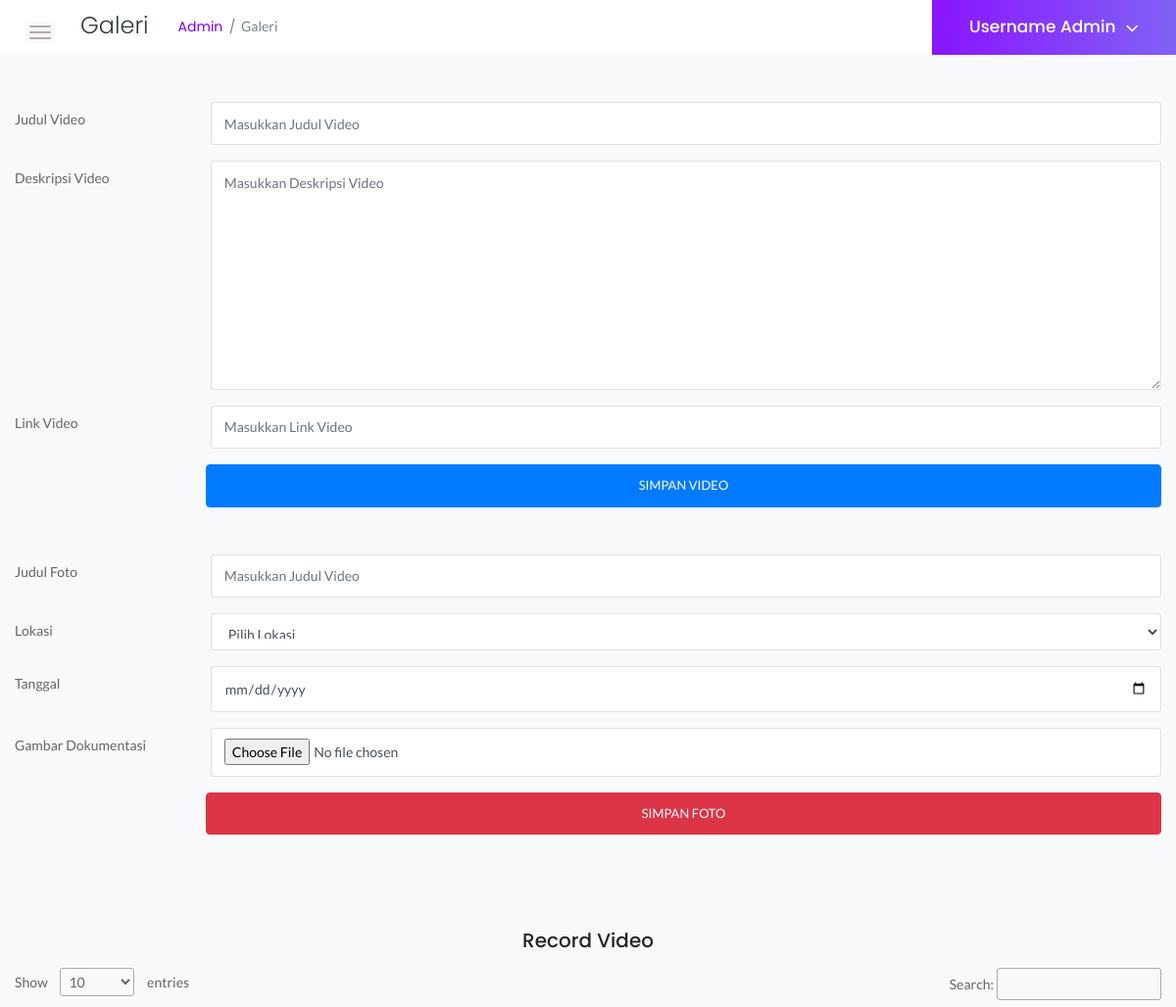
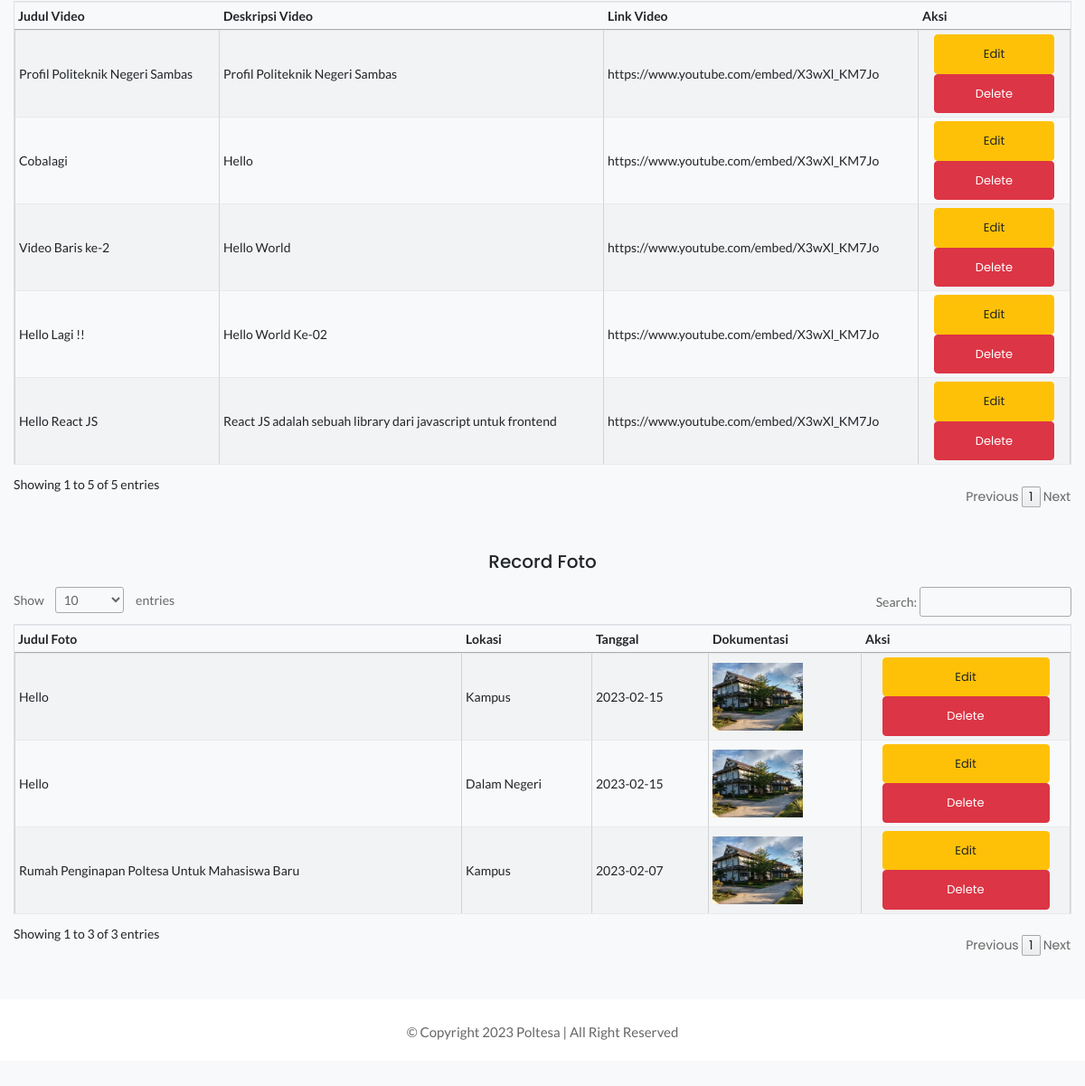
The page /admin/galeri.php on the database its author committed (2 pictures, top to bottom).
### tables this page shows
CREATE TABLE `tb_video` (
  `id` int(11) NOT NULL,
  `judul_video` varchar(50) DEFAULT NULL,
  `deskripsi` text DEFAULT NULL,
  `link` varchar(100) DEFAULT NULL
);

CREATE TABLE `tb_foto` (
  `id` int(11) NOT NULL,
  `judul_foto` varchar(50) DEFAULT NULL,
  `lokasi` varchar(30) DEFAULT NULL,
  `tanggal` date DEFAULT NULL,
  `gambar` varchar(50) DEFAULT NULL
);

### helpers/helpers.php (called while the page is built)
<?php
function enkripsiUrl($action, $string)
{
    $output = false;
    $encrypt_method = "AES-256-CBC";
    $secret_key = 'adminkerjasama';
    $secret_iv = 'poltesa@info.ac.id';
    $key = hash('sha256', $secret_key);
    $iv = substr(hash('sha256', $secret_iv), 0, 16);
    if ($action == 'encrypt') {
        $output = openssl_encrypt($string, $encrypt_method, $key, 0, $iv);
        $output = base64_encode($output);
    } else if ($action == 'decrypt') {
        $output = openssl_decrypt(base64_decode($string), $encrypt_method, $key, 0, $iv);
    }
    return $output;
}

### admin/galeri.php (the view, shortened to what this page needs)
<?php
require_once "../helpers/helpers.php";
$hostname       = "localhost";
$user           = "root";
$pwd            = "";
$db             = "kerjasama";
$judul_video    = "";
$deskripsi      = "";
$link           = "";
$judul_foto     = "";
$tanggal        = "";
$koneksi = mysqli_connect($hostname, $user, $pwd, $db);
?>
<!doctype html>
<html class="no-js" lang="en">
<head>
    <link rel="stylesheet" href="../admin/assets/css/bootstrap.min.css">
    <link rel="stylesheet" href="../admin/assets/css/font-awesome.min.css">
    <link rel="stylesheet" href="../admin/assets/css/themify-icons.css">
    <link rel="stylesheet" href="../admin/assets/css/metisMenu.css">
    <link rel="stylesheet" href="../admin/assets/css/owl.carousel.min.css">
    <link rel="stylesheet" href="../admin/assets/css/slicknav.min.css">
    <link rel="stylesheet" href="https://cdn.datatables.net/1.13.1/css/jquery.dataTables.min.css">
    <link rel="stylesheet" href="https://www.amcharts.com/lib/3/plugins/export/export.css" type="text/css" media="all" />
    <link rel="stylesheet" href="../admin/assets/css/typography.css">
    <link rel="stylesheet" href="../admin/assets/css/default-css.css">
    <link rel="stylesheet" href="../admin/assets/css/styles.css">
    <link rel="stylesheet" href="../admin/assets/css/responsive.css">
</head>
<body>
    <div class="page-container">
        <div class="form">
            <div class="page-title-area">
                <div class="row align-items-center">
                    <div class="col-sm-6">
                        <div class="breadcrumbs-area clearfix">
                            <div class="nav-btn pull-left">
                                <span></span>
                                <span></span>
                                <span></span>
                            </div>
                            <h4 class="page-title pull-left">Galeri</h4>
                            <ul class="breadcrumbs pull-left">
                                <li><a href="index.html">Admin</a></li>
                                <li><span>Galeri</span></li>
                            </ul>
                        </div>
                    </div>
                    <div class="col-sm-6 clearfix">
                        <div class="user-profile pull-right">
                            <h4 class="user-name dropdown-toggle" data-toggle="dropdown">Username Admin<i class="fa fa-angle-down"></i></h4>
                        </div>
                    </div>
                </div>
            </div>
        </div>
        <section id="tambah-data" class="py-5 bg-light">
            <div class="container-fluid">
                <form method="post">
                    <div class="row mb-3">
                        <label for="judul-video" class="col-sm-2 col-form-label">Judul Video</label>
                        <div class="col-sm-10">
                            <input type="text" class="form-control" id="judul-video" name="judul-video" placeholder="Masukkan Judul Video" required value="<?php echo $judul_video ?>">
                        </div>
                    </div>
                    <div class="row mb-3">
                        <label for="deskripsi" class="col-sm-2 col-form-label">Deskripsi Video</label>
                        <div class="col-sm-10">
                            <textarea type="textarea" rows="10" class="form-control" id="deskripsi" name="deskripsi" placeholder="Masukkan Deskripsi Video" required><?php echo $deskripsi ?></textarea>
                        </div>
                    </div>
                    <div class="row mb-3">
                        <label for="link" class="col-sm-2 col-form-label">Link Video</label>
                        <div class="col-sm-10">
                            <input type="text" class="form-control" id="link" name="link" placeholder="Masukkan Link Video" required value="<?php echo $link ?>">
                        </div>
                    </div>
                    <input type="submit" value="Simpan Video" name="simpan-video" class="btn btn-primary text-uppercase col-lg-10 col-12 offset-lg-2">
                </form>
                <form action="" method="post" class="py-5" enctype="multipart/form-data">
                    <div class="row mb-3">
                        <label for="judul_foto" class="col-sm-2 col-form-label">Judul Foto</label>
                        <div class="col-sm-10">
                            <input type="text" class="form-control" id="judul_foto" name="judul_foto" placeholder="Masukkan Judul Video" required value="<?php echo $judul_foto ?>">
                        </div>
                    </div>
                    <div class="row mb-3">
                        <label for="lokasi" class="col-sm-2 col-form-label">Lokasi</label>
                        <div class="col-sm-10">
                            <select class="form-control form-select" name="lokasi" id="lokasi" required>
                                <option selected disabled value="">Pilih Lokasi</option>
                            </select>
                        </div>
                    </div>
                    <div class="row mb-3">
                        <label for="tanggal" class="col-sm-2 col-form-label">Tanggal</label>
                        <div class="col-sm-10">
                            <input type="date" name="tanggal" id="tanggal" class="form-control" required value="<?php echo $tanggal ?>">
                        </div>
                    </div>
                    <div class="row mb-3">
                        <label for="gambar" class="col-sm-2 col-form-label">Gambar Dokumentasi</label>
                        <div class="col-sm-10">
                            <input type="file" name="gambar" id="gambar" class="form-control" required>
                        </div>
                    </div>
                    <input type="submit" value="Simpan Foto" name="simpan-foto" class="btn btn-danger text-uppercase col-lg-10 col-12 offset-lg-2">
                </form>
            </div>
            <section id="record" class="my-5 container-lg">
                <div class="container-fluid">
                    <h5 class="text-center mb-3">Record Video</h5>
                    <table id="video" class="hover display compact border cell-border stripe">
                        <thead>
                            <tr>
                                <th>Judul Video</th>
                                <th>Deskripsi Video</th>
                                <th>Link Video</th>
                                <th>Aksi</th>
                            </tr>
                        </thead>
                        <tbody>
                            <?php
                            $sql   = "SELECT * FROM tb_video ORDER BY id";
                            $query    = mysqli_query($koneksi, $sql);
                            while ($q = mysqli_fetch_array($query)) {
                                $id             = $q['id'];
                                $id             = enkripsiUrl('encrypt', $id);
                                $judul_video    = $q['judul_video'];
                                $deskripsi      = $q['deskripsi'];
                                $link           = $q['link'];
                            ?>
                                <tr class="text-start text-wrap">
                                    <td scope="row"><?php echo $judul_video ?></td>
                                    <td scope="row"><?php echo $deskripsi ?></td>
                                    <td scope="row"><?php echo $link ?></td>
                                    <td class="text-center">
                                        <a href="galeri?op=edit-video&id=<?php echo $id ?>">
                                            <button type="button" name="edit-video" class="col-10 btn btn-warning">Edit</button>
                                        </a>
                                        <a href="galeri?op=hapus-video&id=<?php echo $id ?>" onclick="return confirm('Apakah yakin mau delete video?')">
                                            <button type="button" name="hapus-video" class="col-10 btn btn-danger">Delete</button>
                                        </a>
                                    </td>
                                </tr>
                            <?php
                            }
                            ?>
                        </tbody>
                    </table>
                </div>
                <section id="record" class="my-5">
                    <div class="container-fluid">
                        <h5 class="text-center mb-3">Record Foto</h5>
                        <table id="foto" class="hover display compact border cell-border stripe">
                            <thead>
                                <tr>
                                    <th>Judul Foto</th>
                                    <th>Lokasi</th>
                                    <th>Tanggal</th>
                                    <th>Dokumentasi</th>
                                    <th>Aksi</th>
                                </tr>
                            </thead>
                            <tbody>
                                <?php
                                $sql   = "SELECT * FROM tb_foto ORDER BY id";
                                $query    = mysqli_query($koneksi, $sql);
                                while ($q = mysqli_fetch_array($query)) {
                                    $id                 = $q['id'];
                                    $id                 = enkripsiUrl('encrypt', $id);
                                    $judul_foto         = $q['judul_foto'];
                                    $lokasi             = $q['lokasi'];
                                    $tanggal            = $q['tanggal'];
                                    $gambar             = $q['gambar'];
                                ?>
                                    <tr class="text-start text-wrap">
                                        <td scope="row"><?php echo $judul_foto ?></td>
                                        <td scope="row"><?php echo $lokasi ?></td>
                                        <td scope="row"><?php echo $tanggal ?></td>
                                        <td scope="row">
                                            <img src="../admin/assets/upload/galeri/<?php echo $gambar ?>" style="width: 100px;" class="img-fluid">
                                        </td>
                                        <td class="text-center">
                                            <a href="galeri?op=edit-foto&id=<?php echo $id ?>">
                                                <button type="button" name="edit-foto" class="col-10 btn btn-warning">Edit</button>
                                            </a>
                                            <a href="galeri?op=hapus-foto&id=<?php echo $id ?>" onclick="return confirm('Apakah yakin mau delete data?')">
                                                <button type="button" name="hapus-foto" class="col-10 btn btn-danger">Delete</button>
                                            </a>
                                        </td>
                                    </tr>
                                <?php
                                }
                                ?>
                            </tbody>
                        </table>
                    </div>
                </section>
            </section>
            <footer>
                <div class="footer-area">
                    <p>© Copyright 2023 Poltesa | All Right Reserved</p>
                </div>
            </footer>
    </div>
</body>
</html>

### admin/assets/css/styles.css (style rules this page uses)
.page-container { width: 100%; height: 100%; min-height: 100vh; padding-left: 280px; -webkit-transition: padding-left 0.3s ease 0s; transition: padding-left 0.3s ease 0s; }
.sbar_collapsed.page-container { padding-left: 0; }
.nav-btn { margin: 10px 30px 0 0; cursor: pointer; }
.nav-btn span { display: block; width: 22px; height: 2px; background: #b3aaaa; margin: 4px 0; border-radius: 15px; -webkit-transition: all 0.3s ease 0s; transition: all 0.3s ease 0s; box-shadow: 0 0 0 4px rgba(99, 96, 96, 0.03); }
.nav-btn span:nth-child(2) { opacity: 0; }
.nav-btn span:first-child { -webkit-transform: rotate(45deg)translate(5px, 5px); transform: rotate(45deg)translate(5px, 5px); }
.nav-btn span:last-child { -webkit-transform: rotate(-45deg)translate(3px, -3px); transform: rotate(-45deg)translate(3px, -3px); }
.sbar_collapsed .nav-btn span { transform: none; opacity: 1; }
.page-title-area { padding: 0 30px; background: #fff; }
.page-title-area:before { content: ''; left: 0; top: 50%; width: 4px; height: 36px; -webkit-transform: translateY(-50%); transform: translateY(-50%); }
.page-title { font-size: 24px; font-weight: 300; color: #313b3d; letter-spacing: 0; margin-right: 30px; }
ul.breadcrumbs { margin-top: 4px; }
.breadcrumbs li { display: inline-block; }
.breadcrumbs li a, .breadcrumbs li span { display: block; font-size: 14px; font-weight: 400; color: #7801ff; letter-spacing: 0; margin-right: 16px; position: relative; }
.breadcrumbs li a:before { content: '/'; color: #768387; position: absolute; right: -13px; top: 0; }
.breadcrumbs li span { margin-right: 0; color: #768387; text-transform: capitalize; }
.user-profile { margin-right: -30px; display: -webkit-box; display: -ms-flexbox; display: flex; -webkit-box-align: center; -ms-flex-align: center; align-items: center; -ms-flex-wrap: wrap; flex-wrap: wrap; background: -webkit-linear-gradient(left, #8914fe 0%, #8063f5 100%); background: linear-gradient(to right, #8914fe 0%, #8063f5 100%); padding: 17px 38px; position: relative; }
.user-name { font-size: 17px; font-weight: 500; color: #fff; letter-spacing: 0; cursor: pointer; -webkit-user-select: none; -moz-user-select: none; -ms-user-select: none; user-select: none; }
.user-name i { margin-left: 10px; font-size: 21px; vertical-align: middle; position: relative; }
.notification-area .dropdown-toggle, .user-name.dropdown-toggle { position: relative; }
.notification-area .dropdown-toggle:after, .user-name.dropdown-toggle:after { display: none; }
.footer-area { text-align: center; padding: 23px 0 19px; background: #fff; }
.footer-area p { color: #676666; margin-bottom: 0; }
.btn { padding: 11px 17px; font-size: 13px; letter-spacing: 0; }
.form-control, .form-control:focus { outline: none; box-shadow: none; }
.form-control { font-size: 14px; border: 1px solid rgba(170, 170, 170, .3); padding: 10.72px 12.8px; padding: .67rem .8rem; }
label { font-weight: 500; color: #666; display: inline-block; margin-bottom: 8px; margin-bottom: .5rem; }
table tr th { border-bottom: none; }
table tr th, table tr td { border-top: 1px solid rgba(120, 130, 140, 0.13) !important; }
table.dataTable.no-footer { border-bottom: 1px solid rgba(120, 130, 140, 0.13) !important; }
table.dataTable thead th, table.dataTable thead td { border-bottom-color: transparent; }

### rows shown on the page
tb_video: judul_video "Profil Politeknik Negeri Sambas", deskripsi "Profil Politeknik Negeri Sambas", link "https://www.youtube.com/embed/X3wXl_KM7Jo"
tb_video: judul_video "Cobalagi", deskripsi "Hello", link "https://www.youtube.com/embed/X3wXl_KM7Jo"
tb_video: judul_video "Video Baris ke-2", deskripsi "Hello World", link "https://www.youtube.com/embed/X3wXl_KM7Jo"
tb_video: judul_video "Hello Lagi !!", deskripsi "Hello World Ke-02", link "https://www.youtube.com/embed/X3wXl_KM7Jo"
tb_video: judul_video "Hello React JS", deskripsi "React JS adalah sebuah library dari javascript untuk frontend", link "https://www.youtube.com/embed/X3wXl_KM7Jo"
tb_foto: judul_foto "Hello", lokasi "Kampus", tanggal "2023-02-15", gambar (picture)
tb_foto: judul_foto "Hello", lokasi "Dalam Negeri", tanggal "2023-02-15", gambar (picture)
tb_foto: judul_foto "Rumah Penginapan Poltesa Untuk Mahasiswa Baru", lokasi "Kampus", tanggal "2023-02-07", gambar (picture)
